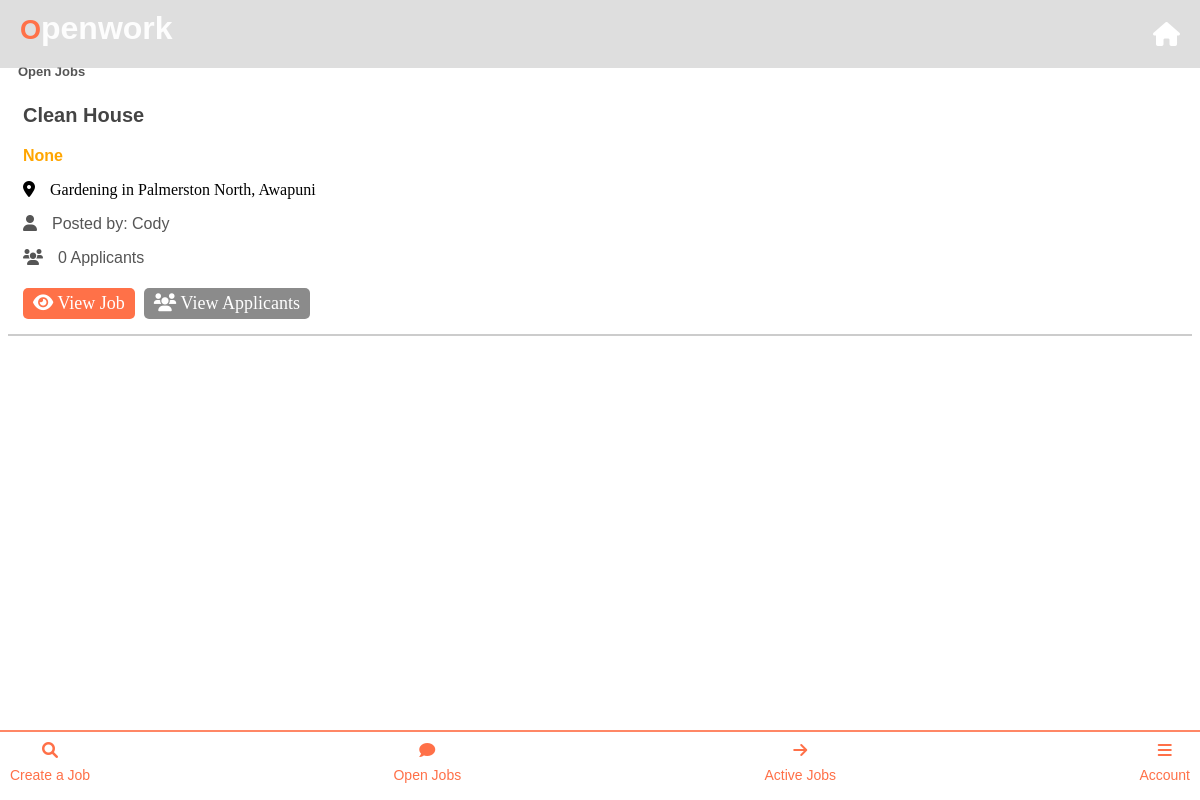
The page /business_created_jobs (signed in) on the database as committed earlier.
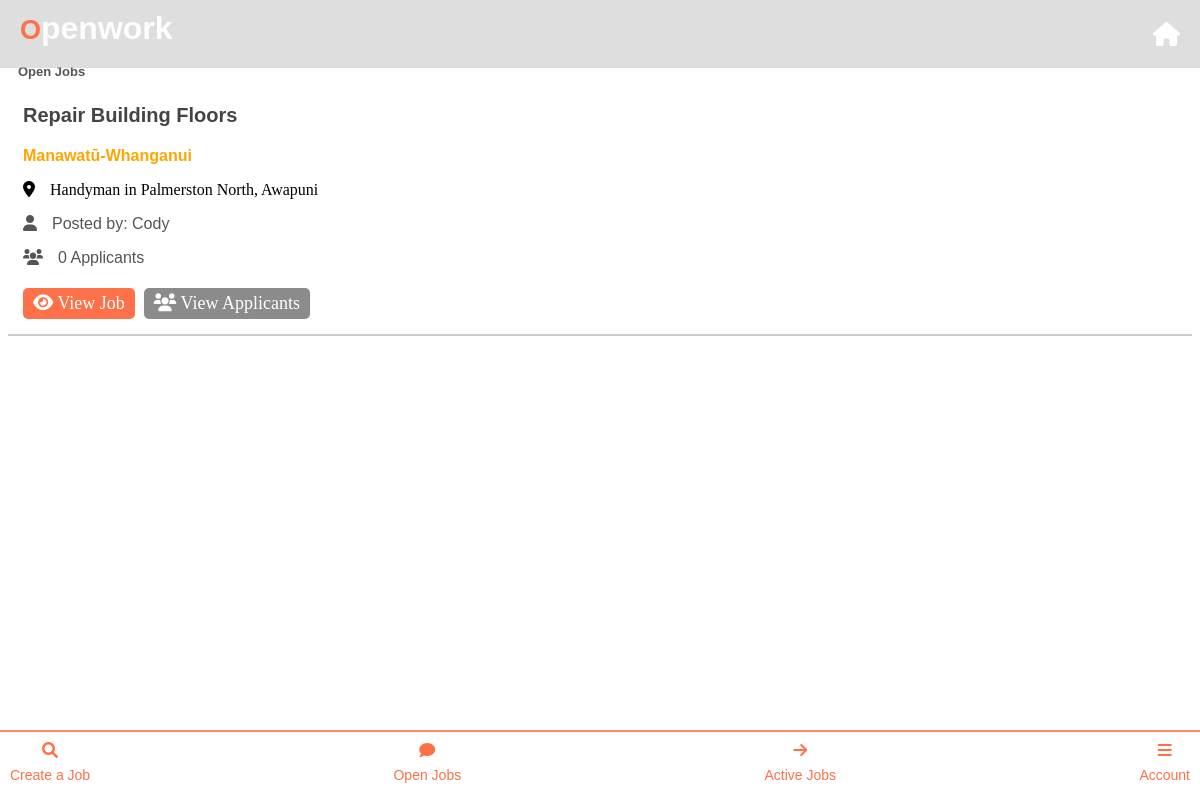
The same page on the database as committed later.
### app.py (models this page shows)
class Job(db.Model):
    id = db.Column(db.Integer, primary_key=True)
    job_name = db.Column(db.String(100), nullable=False)
    job_category = db.Column(db.String(100), nullable=False)
    location = db.Column(db.String(100), nullable=True)  # Add location column here
    city = db.Column(db.String(100), nullable=False)
    suburb = db.Column(db.String(100), nullable=False)
    tasks = db.Column(db.String(250), nullable=False)
    price_per_hour = db.Column(db.Float, nullable=False)
    image_paths = db.Column(db.String(255))
    additional_details = db.Column(db.String(250))
    date_created = db.Column(db.DateTime, default=datetime.utcnow)
    status = db.Column(db.String(20), default='open')  # 'open', 'applied', 'closed', etc.
    applicants = db.relationship('JobApplication', backref='job', lazy=True)
    accepted_user_id = db.Column(db.Integer, nullable=True)
    business_profile_id = db.Column(db.Integer, db.ForeignKey('business_profile.id'), nullable=False)
    payment_required = db.Column(db.Boolean, default=False)
    user_id = db.Column(db.Integer, db.ForeignKey('user.id'))  # Foreign key to User
    user = db.relationship('User', backref=db.backref('jobs', lazy=True))  # Relationship to User

class User(UserMixin, db.Model):
    id = db.Column(db.Integer, primary_key=True)
    user_type = db.Column(db.String(20), nullable=False, default='labourer')
    location = db.Column(db.String(100), nullable=False)
    email = db.Column(db.String(100), unique=True, nullable=False)
    password = db.Column(db.String(100), nullable=False)
    first_name = db.Column(db.String(50), nullable=True)  # Initially nullable
    last_name = db.Column(db.String(50), nullable=True)   # Initially nullable
    jobs_completed = db.Column(db.Integer, default=0)
    business_profile = db.relationship('BusinessProfile', backref='user', uselist=False)
    profile_image = db.relationship('UserProfileImage', backref='user', uselist=False)
    labourer_profile = db.relationship('LabourerProfile', backref='user', uselist=False)
    company_details = db.relationship('CompanyDetails', uselist=False)

### app.py (the view)
@app.route('/business_created_jobs')
@login_required
def business_created_jobs():
    business_profile = current_user.business_profile
    if business_profile:
        created_jobs = Job.query.filter_by(business_profile_id=business_profile.id, status='open').all()
        return render_template('business_open_jobs.html', created_jobs=created_jobs)
    flash("Business profile not found.", "error")
    return redirect(url_for('business_dashboard'))

### app.py (called while the page is built)
@login_manager.user_loader
def load_user(user_id):
    return User.query.get(int(user_id))  # Load a user by ID

### templates/business_open_jobs.html (shortened to what this page needs)
<!DOCTYPE html>
<html lang="en">
  <head>
    <link
      rel="stylesheet"
      href="https://cdnjs.cloudflare.com/ajax/libs/font-awesome/6.0.0-beta3/css/all.min.css"
    />
    <link
      rel="stylesheet"
      href="{{ url_for('static', filename='business_home.css') }}"
    />
  </head>
  <body>
    {% extends 'base_business.html' %}  {% block content %}
    <div class="info-container">
      <h1>Open Jobs</h1>
    </div>
    {% for job in created_jobs %}
    <div class="job-listing">
      <h3>{{ job.job_name }}</h3>
      <p>
        <p class="job-location">
        <strong style="color: orange;">{{ job.location }}</strong>
        </p>
        <i class="fas fa-map-marker-alt icon"></i>{{ job.job_category }} in {{
        job.city }}, {{ job.suburb }}
      </p>
      <p>
        <i class="fas fa-user icon"></i>Posted by: {{ job.user.first_name }}
      </p>
      <p>
        <i class="fas fa-users icon"></i>{{ job.applicants|length }} Applicants
      </p>
      <a
        href="{{ url_for('business_display_jobs', job_id=job.id) }}"
        class="view-job-link"
        ><i class="fas fa-eye"></i> View Job</a
      >
      <a
        href="{{ url_for('view_applicants', job_id=job.id) }}"
        class="chat-link"
        ><i class="fas fa-users"></i> View Applicants</a
      >
    </div>
    {% endfor %}
    <br />
    <br />
    {% endblock %}

Rows that differ between the two databases and show on the page:
removed Job: job_name "Clean House", location "None", job_category "Gardening", city "Palmerston North", suburb "Awapuni", user.first_name "Cody", applicants|length "0"
added Job: job_name "Repair Building Floors", location "Manawatū-Whanganui", job_category "Handyman", city "Palmerston North", suburb "Awapuni", user.first_name "Cody", applicants|length "0"
